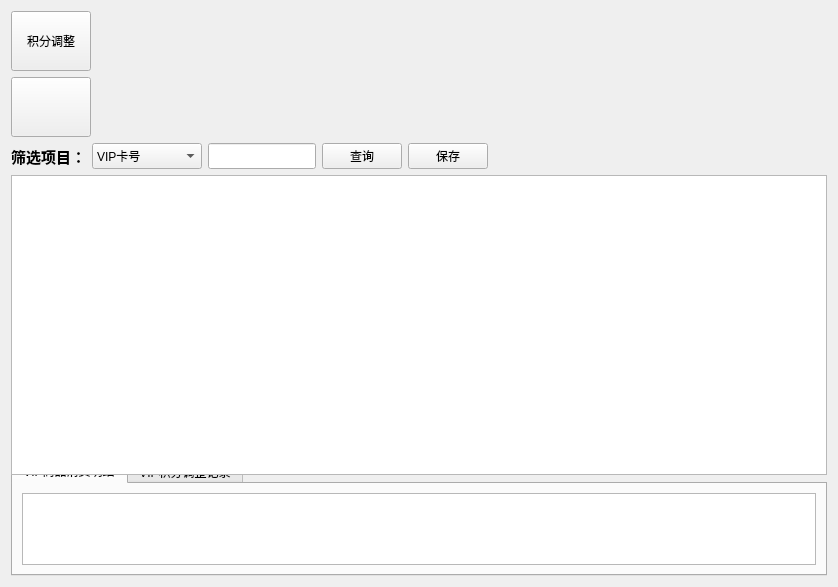
<?xml version="1.0" encoding="UTF-8"?>
<ui version="4.0">
 <class>Member_Manage_Dialog</class>
 <widget class="QWidget" name="Member_Manage_Dialog">
  <property name="geometry">
   <rect>
    <x>0</x>
    <y>0</y>
    <width>838</width>
    <height>587</height>
   </rect>
  </property>
  <property name="sizePolicy">
   <sizepolicy hsizetype="Expanding" vsizetype="Expanding">
    <horstretch>30</horstretch>
    <verstretch>30</verstretch>
   </sizepolicy>
  </property>
  <property name="minimumSize">
   <size>
    <width>0</width>
    <height>10</height>
   </size>
  </property>
  <property name="windowTitle">
   <string>Form</string>
  </property>
  <layout class="QFormLayout" name="formLayout">
   <property name="fieldGrowthPolicy">
    <enum>QFormLayout::AllNonFixedFieldsGrow</enum>
   </property>
   <item row="1" column="0" colspan="2">
    <layout class="QGridLayout" name="gridLayout_2">
     <property name="sizeConstraint">
      <enum>QLayout::SetMinAndMaxSize</enum>
     </property>
     <item row="4" column="0">
      <widget class="QTabWidget" name="VIP_Adjust_tabWidget">
       <property name="currentIndex">
        <number>0</number>
       </property>
       <widget class="QWidget" name="tab_2">
        <attribute name="title">
         <string>VIP商品消费明细</string>
        </attribute>
        <layout class="QHBoxLayout" name="horizontalLayout_3">
         <item>
          <widget class="QTableWidget" name="VIP_Goods_tableWidget"/>
         </item>
        </layout>
       </widget>
       <widget class="QWidget" name="tab">
        <attribute name="title">
         <string>VIP积分调整记录</string>
        </attribute>
        <layout class="QHBoxLayout" name="horizontalLayout_2">
         <item>
          <widget class="QTableWidget" name="VIP_Grade_tableWidget"/>
         </item>
        </layout>
       </widget>
      </widget>
     </item>
     <item row="3" column="0">
      <widget class="QTableView" name="tableView">
       <property name="sizePolicy">
        <sizepolicy hsizetype="Expanding" vsizetype="Expanding">
         <horstretch>2</horstretch>
         <verstretch>2</verstretch>
        </sizepolicy>
       </property>
       <property name="minimumSize">
        <size>
         <width>737</width>
         <height>300</height>
        </size>
       </property>
      </widget>
     </item>
     <item row="2" column="0">
      <layout class="QHBoxLayout" name="horizontalLayout">
       <item>
        <widget class="QLabel" name="label">
         <property name="sizePolicy">
          <sizepolicy hsizetype="Maximum" vsizetype="Expanding">
           <horstretch>0</horstretch>
           <verstretch>0</verstretch>
          </sizepolicy>
         </property>
         <property name="font">
          <font>
           <pointsize>11</pointsize>
           <weight>75</weight>
           <bold>true</bold>
          </font>
         </property>
         <property name="text">
          <string>筛选项目：</string>
         </property>
        </widget>
       </item>
       <item>
        <widget class="QComboBox" name="Choose_comboBox">
         <property name="sizePolicy">
          <sizepolicy hsizetype="Maximum" vsizetype="Expanding">
           <horstretch>0</horstretch>
           <verstretch>0</verstretch>
          </sizepolicy>
         </property>
         <item>
          <property name="text">
           <string>VIP卡号</string>
          </property>
         </item>
         <item>
          <property name="text">
           <string>VIP姓名</string>
          </property>
         </item>
         <item>
          <property name="text">
           <string>VIP类别</string>
          </property>
         </item>
         <item>
          <property name="text">
           <string>手机</string>
          </property>
         </item>
         <item>
          <property name="text">
           <string>电子邮件</string>
          </property>
         </item>
         <item>
          <property name="text">
           <string>出生日期(介于)</string>
          </property>
         </item>
         <item>
          <property name="text">
           <string>开卡日期(介于)</string>
          </property>
         </item>
         <item>
          <property name="text">
           <string>最近消费(介于)</string>
          </property>
         </item>
        </widget>
       </item>
       <item>
        <widget class="QLineEdit" name="FindlineEdit">
         <property name="sizePolicy">
          <sizepolicy hsizetype="Maximum" vsizetype="Expanding">
           <horstretch>0</horstretch>
           <verstretch>0</verstretch>
          </sizepolicy>
         </property>
        </widget>
       </item>
       <item>
        <widget class="QPushButton" name="Find_pushButton">
         <property name="sizePolicy">
          <sizepolicy hsizetype="Maximum" vsizetype="Expanding">
           <horstretch>0</horstretch>
           <verstretch>0</verstretch>
          </sizepolicy>
         </property>
         <property name="text">
          <string>查询</string>
         </property>
        </widget>
       </item>
       <item>
        <widget class="QPushButton" name="Save_pushButton">
         <property name="sizePolicy">
          <sizepolicy hsizetype="Maximum" vsizetype="Expanding">
           <horstretch>0</horstretch>
           <verstretch>0</verstretch>
          </sizepolicy>
         </property>
         <property name="text">
          <string>保存</string>
         </property>
        </widget>
       </item>
       <item>
        <spacer name="horizontalSpacer">
         <property name="orientation">
          <enum>Qt::Horizontal</enum>
         </property>
         <property name="sizeHint" stdset="0">
          <size>
           <width>40</width>
           <height>20</height>
          </size>
         </property>
        </spacer>
       </item>
      </layout>
     </item>
     <item row="1" column="0">
      <spacer name="verticalSpacer">
       <property name="orientation">
        <enum>Qt::Vertical</enum>
       </property>
       <property name="sizeHint" stdset="0">
        <size>
         <width>20</width>
         <height>40</height>
        </size>
       </property>
      </spacer>
     </item>
     <item row="0" column="0">
      <layout class="QGridLayout" name="gridLayout">
       <property name="sizeConstraint">
        <enum>QLayout::SetDefaultConstraint</enum>
       </property>
       <item row="1" column="0">
        <widget class="QPushButton" name="Add_pushButton">
         <property name="sizePolicy">
          <sizepolicy hsizetype="Maximum" vsizetype="Expanding">
           <horstretch>0</horstretch>
           <verstretch>0</verstretch>
          </sizepolicy>
         </property>
         <property name="minimumSize">
          <size>
           <width>80</width>
           <height>60</height>
          </size>
         </property>
         <property name="maximumSize">
          <size>
           <width>80</width>
           <height>60</height>
          </size>
         </property>
         <property name="styleSheet">
          <string notr="true">border-image: url(:/images/add.png);</string>
         </property>
         <property name="text">
          <string/>
         </property>
        </widget>
       </item>
       <item row="1" column="3">
        <spacer name="horizontalSpacer_2">
         <property name="orientation">
          <enum>Qt::Horizontal</enum>
         </property>
         <property name="sizeHint" stdset="0">
          <size>
           <width>13</width>
           <height>20</height>
          </size>
         </property>
        </spacer>
       </item>
      </layout>
     </item>
    </layout>
   </item>
   <item row="0" column="0">
    <widget class="QPushButton" name="Adjust_pushButton">
     <property name="sizePolicy">
      <sizepolicy hsizetype="Maximum" vsizetype="Expanding">
       <horstretch>0</horstretch>
       <verstretch>0</verstretch>
      </sizepolicy>
     </property>
     <property name="minimumSize">
      <size>
       <width>80</width>
       <height>60</height>
      </size>
     </property>
     <property name="styleSheet">
      <string notr="true">border-image: url(:/images/Integraladjustment.png);</string>
     </property>
     <property name="text">
      <string>积分调整</string>
     </property>
    </widget>
   </item>
  </layout>
 </widget>
 <resources/>
 <connections/>
</ui>
